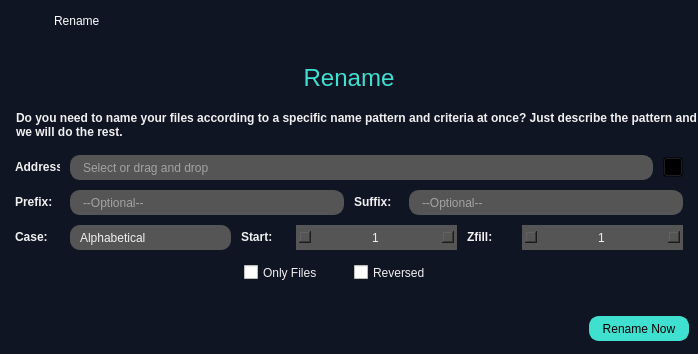
<?xml version="1.0" encoding="UTF-8"?>
<ui version="4.0">
 <class>MainWindow</class>
 <widget class="QMainWindow" name="MainWindow">
  <property name="geometry">
   <rect>
    <x>0</x>
    <y>0</y>
    <width>698</width>
    <height>354</height>
   </rect>
  </property>
  <property name="minimumSize">
   <size>
    <width>698</width>
    <height>354</height>
   </size>
  </property>
  <property name="maximumSize">
   <size>
    <width>16777215</width>
    <height>354</height>
   </size>
  </property>
  <property name="windowTitle">
   <string>RenameWindow</string>
  </property>
  <property name="styleSheet">
   <string notr="true">QPushButton{
	background-color:transparent;
}

QLabel{
	color:#F0F0F0;
	font:bold;
}

QLineEdit{
	background-color:#555555;
	border:1px solid #555555;
	border-radius:10px;
	padding-left:10px;
	color:#F0F0F0;
}

QCheckBox{
	color:#F0F0F0;
}

QCheckBox::indicator:checked{
	image:url(&quot;:/yeniÖnek/fifsot_icons/checked_square.png&quot;);
	width:16px;
	height:16px;
}

QCheckBox::indicator:unchecked{
	image:url(&quot;:/yeniÖnek/fifsot_icons/square.png&quot;);
	width:16px;
	height:16px;
}

#rename_header{
	color:#40E0D0;
	font:24px;
	padding:0px;
}

#comboBox_case{
	background-color:#555555;
	color:#F0F0F0;
	border-radius:10px;
	padding-left:10px;
}

#comboBox_case QAbstractItemView::item{
	min-height:30px;
}

#comboBox_case::drop-down{
	border:none;
}

#comboBox_case::down-arrow{
	background-color:transparent;
	image:url(&quot;:/yeniÖnek/fifsot_icons/down_arrow_blue.png&quot;);
	width:12px;
	height:12px;
	padding-right:5px;
}

#comboBox_case::down-arrow:on{
	background-color:transparent;
	image:url(&quot;:/yeniÖnek/fifsot_icons/up_arrow_blue.png&quot;);
	width:12px;
	height:12px;
	padding-right:5px;
}

#comboBox_case QListView{
	background-color:#555555;
	selection-color:#000000;
	selection-background-color:#40E0D0;
	color:#F0F0F0;
	padding:5px;
}

QSpinBox{
	background-color:#555555;
	color:#F0F0F0;
}

QSpinBox:up-button{
	subcontrol-position:right;
	width:12px;
	height:12px;
	image:url(&quot;:/yeniÖnek/fifsot_icons/up_arrow_white.png&quot;);
}

QSpinBox:up-button:hover{
	image:url(&quot;:/yeniÖnek/fifsot_icons/up_arrow_blue.png&quot;);
}

QSpinBox:down-button{
	subcontrol-position:left;
	width:12px;
	height:12px;
	image:url(&quot;:/yeniÖnek/fifsot_icons/down_arrow_white.png&quot;);
}

QSpinBox:down-button:hover{
	subcontrol-position:left;
	width:12px;
	height:12px;
	image:url(&quot;:/yeniÖnek/fifsot_icons/down_arrow_blue.png&quot;);
}</string>
  </property>
  <widget class="QWidget" name="centralwidget">
   <property name="styleSheet">
    <string notr="true">#centralwidget{
	background-color:#101524;
}</string>
   </property>
   <layout class="QVBoxLayout" name="verticalLayout_2">
    <property name="spacing">
     <number>5</number>
    </property>
    <property name="leftMargin">
     <number>0</number>
    </property>
    <property name="topMargin">
     <number>0</number>
    </property>
    <property name="rightMargin">
     <number>0</number>
    </property>
    <property name="bottomMargin">
     <number>0</number>
    </property>
    <item>
     <widget class="QWidget" name="widget_frame" native="true">
      <property name="minimumSize">
       <size>
        <width>0</width>
        <height>42</height>
       </size>
      </property>
      <property name="maximumSize">
       <size>
        <width>16777215</width>
        <height>42</height>
       </size>
      </property>
      <property name="styleSheet">
       <string notr="true">QWidget[objectName=&quot;widget_frame&quot;]{
	background-color:#3B3B3B;
}

QPushButton{
	background-color:none;
	border-radius:0px;
}

QLabel{
	background-color:none;
	color:#FFFFFF;
}

#lbl_titlebar_text{
	font:12px;
}

#btn_close_window{
	icon:url(&quot;:/yeniÖnek/fifsot_icons/close_1_white.png&quot;);
}

#btn_close_window:hover{
	icon:url(&quot;:/yeniÖnek/fifsot_icons/close_1_red.png&quot;);
}

#btn_close_window:pressed{
	icon:url(&quot;:/yeniÖnek/fifsot_icons/close_1_white.png&quot;);
}</string>
      </property>
      <layout class="QHBoxLayout" name="horizontalLayout_7">
       <item>
        <widget class="QLabel" name="lbl_titlebar_icon">
         <property name="minimumSize">
          <size>
           <width>24</width>
           <height>24</height>
          </size>
         </property>
         <property name="maximumSize">
          <size>
           <width>24</width>
           <height>24</height>
          </size>
         </property>
         <property name="text">
          <string/>
         </property>
         <property name="pixmap">
          <pixmap resource="../deneme.qrc">:/yeniÖnek/fifsot_icons/F_Icon_1.png</pixmap>
         </property>
         <property name="scaledContents">
          <bool>true</bool>
         </property>
        </widget>
       </item>
       <item>
        <spacer name="horizontalSpacer_5">
         <property name="orientation">
          <enum>Qt::Horizontal</enum>
         </property>
         <property name="sizeType">
          <enum>QSizePolicy::Fixed</enum>
         </property>
         <property name="sizeHint" stdset="0">
          <size>
           <width>15</width>
           <height>20</height>
          </size>
         </property>
        </spacer>
       </item>
       <item>
        <widget class="QLabel" name="lbl_titlebar_text">
         <property name="minimumSize">
          <size>
           <width>0</width>
           <height>24</height>
          </size>
         </property>
         <property name="maximumSize">
          <size>
           <width>16777215</width>
           <height>24</height>
          </size>
         </property>
         <property name="text">
          <string>Rename</string>
         </property>
        </widget>
       </item>
       <item>
        <spacer name="horizontalSpacer_2">
         <property name="orientation">
          <enum>Qt::Horizontal</enum>
         </property>
         <property name="sizeHint" stdset="0">
          <size>
           <width>330</width>
           <height>20</height>
          </size>
         </property>
        </spacer>
       </item>
       <item>
        <widget class="QPushButton" name="btn_close_window">
         <property name="minimumSize">
          <size>
           <width>24</width>
           <height>24</height>
          </size>
         </property>
         <property name="maximumSize">
          <size>
           <width>24</width>
           <height>24</height>
          </size>
         </property>
         <property name="text">
          <string/>
         </property>
        </widget>
       </item>
      </layout>
     </widget>
    </item>
    <item>
     <spacer name="verticalSpacer_2">
      <property name="orientation">
       <enum>Qt::Vertical</enum>
      </property>
      <property name="sizeHint" stdset="0">
       <size>
        <width>20</width>
        <height>40</height>
       </size>
      </property>
     </spacer>
    </item>
    <item>
     <widget class="QLabel" name="rename_header">
      <property name="minimumSize">
       <size>
        <width>590</width>
        <height>35</height>
       </size>
      </property>
      <property name="maximumSize">
       <size>
        <width>16777215</width>
        <height>35</height>
       </size>
      </property>
      <property name="font">
       <font>
        <pointsize>-1</pointsize>
        <weight>50</weight>
        <italic>false</italic>
        <bold>false</bold>
       </font>
      </property>
      <property name="text">
       <string>Rename</string>
      </property>
      <property name="alignment">
       <set>Qt::AlignCenter</set>
      </property>
     </widget>
    </item>
    <item>
     <widget class="QLabel" name="rename_text">
      <property name="minimumSize">
       <size>
        <width>590</width>
        <height>50</height>
       </size>
      </property>
      <property name="maximumSize">
       <size>
        <width>16777215</width>
        <height>50</height>
       </size>
      </property>
      <property name="text">
       <string>Do you need to name your files according to a specific name pattern and criteria at once? Just describe the pattern and we will do the rest.</string>
      </property>
      <property name="wordWrap">
       <bool>true</bool>
      </property>
      <property name="indent">
       <number>16</number>
      </property>
     </widget>
    </item>
    <item>
     <layout class="QVBoxLayout" name="verticalLayout">
      <property name="spacing">
       <number>10</number>
      </property>
      <property name="leftMargin">
       <number>15</number>
      </property>
      <property name="topMargin">
       <number>0</number>
      </property>
      <property name="rightMargin">
       <number>15</number>
      </property>
      <property name="bottomMargin">
       <number>0</number>
      </property>
      <item>
       <layout class="QHBoxLayout" name="horizontalLayout">
        <item>
         <widget class="QLabel" name="lbl_address">
          <property name="minimumSize">
           <size>
            <width>45</width>
            <height>20</height>
           </size>
          </property>
          <property name="maximumSize">
           <size>
            <width>45</width>
            <height>20</height>
           </size>
          </property>
          <property name="text">
           <string>Address:</string>
          </property>
         </widget>
        </item>
        <item>
         <widget class="CustomLineEdit" name="lineEdit_address">
          <property name="minimumSize">
           <size>
            <width>400</width>
            <height>25</height>
           </size>
          </property>
          <property name="placeholderText">
           <string>Select or drag and drop</string>
          </property>
          <property name="clearButtonEnabled">
           <bool>true</bool>
          </property>
         </widget>
        </item>
        <item>
         <widget class="QPushButton" name="btn_openDialog_address">
          <property name="minimumSize">
           <size>
            <width>20</width>
            <height>20</height>
           </size>
          </property>
          <property name="maximumSize">
           <size>
            <width>20</width>
            <height>20</height>
           </size>
          </property>
          <property name="text">
           <string/>
          </property>
          <property name="icon">
           <iconset resource="../deneme.qrc">
            <normaloff>:/yeniÖnek/fifsot_icons/open_file_dialog.png</normaloff>:/yeniÖnek/fifsot_icons/open_file_dialog.png</iconset>
          </property>
          <property name="iconSize">
           <size>
            <width>20</width>
            <height>20</height>
           </size>
          </property>
         </widget>
        </item>
       </layout>
      </item>
      <item>
       <layout class="QHBoxLayout" name="horizontalLayout_8">
        <item>
         <layout class="QHBoxLayout" name="horizontalLayout_2">
          <item>
           <widget class="QLabel" name="lbl_prefix">
            <property name="minimumSize">
             <size>
              <width>45</width>
              <height>20</height>
             </size>
            </property>
            <property name="maximumSize">
             <size>
              <width>45</width>
              <height>20</height>
             </size>
            </property>
            <property name="text">
             <string>Prefix:</string>
            </property>
           </widget>
          </item>
          <item>
           <widget class="CustomLineEdit" name="lineEdit_prefix">
            <property name="minimumSize">
             <size>
              <width>170</width>
              <height>25</height>
             </size>
            </property>
            <property name="placeholderText">
             <string>--Optional--</string>
            </property>
            <property name="clearButtonEnabled">
             <bool>true</bool>
            </property>
           </widget>
          </item>
         </layout>
        </item>
        <item>
         <layout class="QHBoxLayout" name="horizontalLayout_3">
          <item>
           <widget class="QLabel" name="lbl_suffix">
            <property name="minimumSize">
             <size>
              <width>45</width>
              <height>20</height>
             </size>
            </property>
            <property name="maximumSize">
             <size>
              <width>45</width>
              <height>20</height>
             </size>
            </property>
            <property name="text">
             <string>Suffix:</string>
            </property>
           </widget>
          </item>
          <item>
           <widget class="CustomLineEdit" name="lineEdit_suffix">
            <property name="minimumSize">
             <size>
              <width>168</width>
              <height>25</height>
             </size>
            </property>
            <property name="placeholderText">
             <string>--Optional--</string>
            </property>
            <property name="clearButtonEnabled">
             <bool>true</bool>
            </property>
           </widget>
          </item>
         </layout>
        </item>
       </layout>
      </item>
      <item>
       <layout class="QHBoxLayout" name="horizontalLayout_9">
        <item>
         <layout class="QHBoxLayout" name="horizontalLayout_4">
          <item>
           <widget class="QLabel" name="lbl_case">
            <property name="minimumSize">
             <size>
              <width>45</width>
              <height>20</height>
             </size>
            </property>
            <property name="maximumSize">
             <size>
              <width>45</width>
              <height>20</height>
             </size>
            </property>
            <property name="text">
             <string>Case:</string>
            </property>
           </widget>
          </item>
          <item>
           <widget class="QComboBox" name="comboBox_case">
            <property name="minimumSize">
             <size>
              <width>130</width>
              <height>25</height>
             </size>
            </property>
            <item>
             <property name="text">
              <string>Alphabetical</string>
             </property>
            </item>
            <item>
             <property name="text">
              <string>Creation Time</string>
             </property>
            </item>
            <item>
             <property name="text">
              <string>Last Modification Time</string>
             </property>
            </item>
            <item>
             <property name="text">
              <string>Last Access Time</string>
             </property>
            </item>
            <item>
             <property name="text">
              <string>File Size</string>
             </property>
            </item>
           </widget>
          </item>
         </layout>
        </item>
        <item>
         <layout class="QHBoxLayout" name="horizontalLayout_5">
          <item>
           <widget class="QLabel" name="lbl_start">
            <property name="minimumSize">
             <size>
              <width>45</width>
              <height>20</height>
             </size>
            </property>
            <property name="maximumSize">
             <size>
              <width>45</width>
              <height>20</height>
             </size>
            </property>
            <property name="text">
             <string>Start:</string>
            </property>
           </widget>
          </item>
          <item>
           <widget class="QSpinBox" name="spinBox_start">
            <property name="minimumSize">
             <size>
              <width>74</width>
              <height>25</height>
             </size>
            </property>
            <property name="alignment">
             <set>Qt::AlignCenter</set>
            </property>
            <property name="maximum">
             <number>1000000</number>
            </property>
            <property name="value">
             <number>1</number>
            </property>
           </widget>
          </item>
         </layout>
        </item>
        <item>
         <layout class="QHBoxLayout" name="horizontalLayout_6">
          <item>
           <widget class="QLabel" name="lbl_zfill">
            <property name="minimumSize">
             <size>
              <width>45</width>
              <height>20</height>
             </size>
            </property>
            <property name="maximumSize">
             <size>
              <width>45</width>
              <height>20</height>
             </size>
            </property>
            <property name="text">
             <string>Zfill:</string>
            </property>
           </widget>
          </item>
          <item>
           <widget class="QSpinBox" name="spinBox_zfill">
            <property name="minimumSize">
             <size>
              <width>74</width>
              <height>25</height>
             </size>
            </property>
            <property name="alignment">
             <set>Qt::AlignCenter</set>
            </property>
            <property name="minimum">
             <number>1</number>
            </property>
            <property name="maximum">
             <number>7</number>
            </property>
           </widget>
          </item>
         </layout>
        </item>
       </layout>
      </item>
      <item>
       <layout class="QHBoxLayout" name="horizontalLayout_10">
        <item>
         <spacer name="horizontalSpacer">
          <property name="orientation">
           <enum>Qt::Horizontal</enum>
          </property>
          <property name="sizeHint" stdset="0">
           <size>
            <width>40</width>
            <height>20</height>
           </size>
          </property>
         </spacer>
        </item>
        <item>
         <widget class="QCheckBox" name="checkBox_onlyFiles">
          <property name="minimumSize">
           <size>
            <width>100</width>
            <height>25</height>
           </size>
          </property>
          <property name="text">
           <string>Only Files</string>
          </property>
         </widget>
        </item>
        <item>
         <widget class="QCheckBox" name="checkBox_reversed">
          <property name="minimumSize">
           <size>
            <width>100</width>
            <height>25</height>
           </size>
          </property>
          <property name="text">
           <string>Reversed</string>
          </property>
         </widget>
        </item>
        <item>
         <spacer name="horizontalSpacer_4">
          <property name="orientation">
           <enum>Qt::Horizontal</enum>
          </property>
          <property name="sizeHint" stdset="0">
           <size>
            <width>40</width>
            <height>20</height>
           </size>
          </property>
         </spacer>
        </item>
       </layout>
      </item>
     </layout>
    </item>
    <item>
     <spacer name="verticalSpacer">
      <property name="orientation">
       <enum>Qt::Vertical</enum>
      </property>
      <property name="sizeHint" stdset="0">
       <size>
        <width>20</width>
        <height>40</height>
       </size>
      </property>
     </spacer>
    </item>
    <item>
     <widget class="QWidget" name="widget_btn_container" native="true">
      <property name="minimumSize">
       <size>
        <width>430</width>
        <height>50</height>
       </size>
      </property>
      <property name="maximumSize">
       <size>
        <width>16777215</width>
        <height>50</height>
       </size>
      </property>
      <property name="styleSheet">
       <string notr="true">QWidget[objectName=&quot;widget_btn_container&quot;]{
	background-color:#3B3B3B;
}

QPushButton{
	background-color:#40E0D0;
	border:2px solid #40E0D0;
	border-radius:10px;
}

QPushButton:hover{
	border:2px solid #2BA699;
}

QPushButton:pressed{
	color:#555555;
}</string>
      </property>
      <layout class="QHBoxLayout" name="horizontalLayout_11">
       <item>
        <spacer name="horizontalSpacer_3">
         <property name="orientation">
          <enum>Qt::Horizontal</enum>
         </property>
         <property name="sizeHint" stdset="0">
          <size>
           <width>303</width>
           <height>20</height>
          </size>
         </property>
        </spacer>
       </item>
       <item>
        <widget class="QPushButton" name="btn_rename">
         <property name="minimumSize">
          <size>
           <width>100</width>
           <height>25</height>
          </size>
         </property>
         <property name="maximumSize">
          <size>
           <width>100</width>
           <height>25</height>
          </size>
         </property>
         <property name="text">
          <string>Rename Now</string>
         </property>
        </widget>
       </item>
      </layout>
     </widget>
    </item>
   </layout>
  </widget>
 </widget>
 <customwidgets>
  <customwidget>
   <class>CustomLineEdit</class>
   <extends>QLineEdit</extends>
   <header>Customs.CustomLineEdit</header>
  </customwidget>
 </customwidgets>
 <resources>
  <include location="../deneme.qrc"/>
  <include location="../../anaconda3/Library/deneme.qrc"/>
 </resources>
 <connections/>
</ui>
